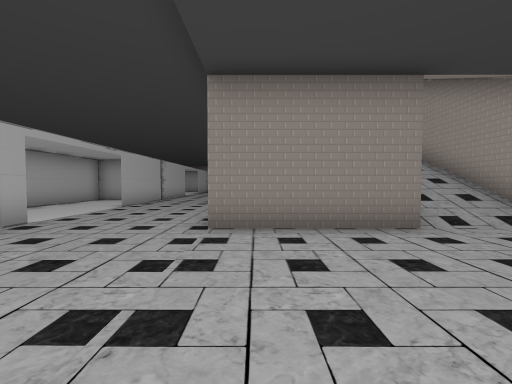
[1] (above)

24 first-person views from a walk through a scene from a Unity 3-D project. The camera is 1.5 m above the floor, tilts 2° down and sees 90° across. The floor is counted in squares, 2 m on a side. Each view is taken from the middle of a square. On the plan, view 1 faces up. The plan holds only what a view shows up to about 9 squares ahead; the rest is blank. The place goes on beyond the plan.

[2]
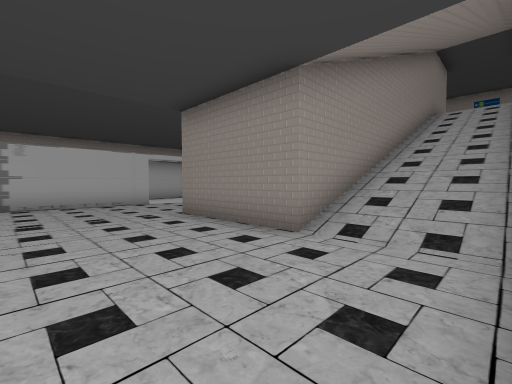

[3]
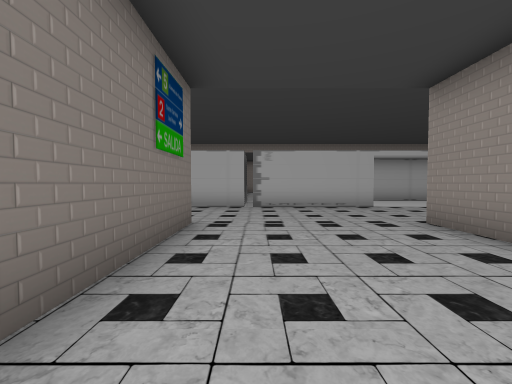

[4]
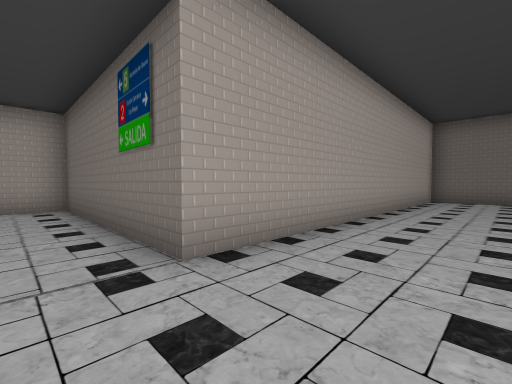

[5]
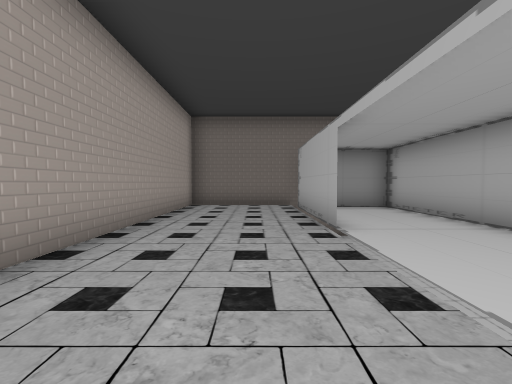

[6]
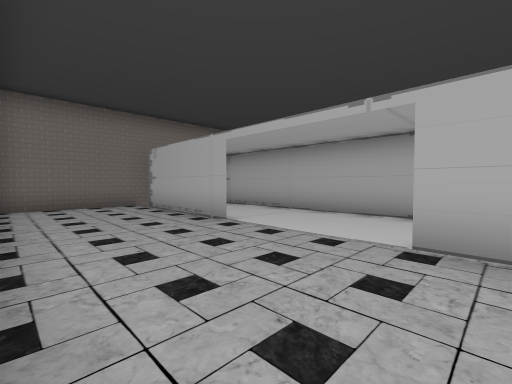

[7]
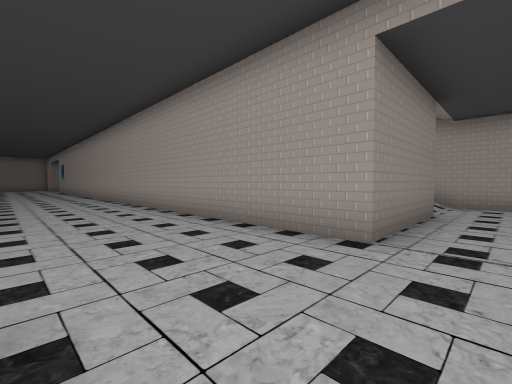

[8]
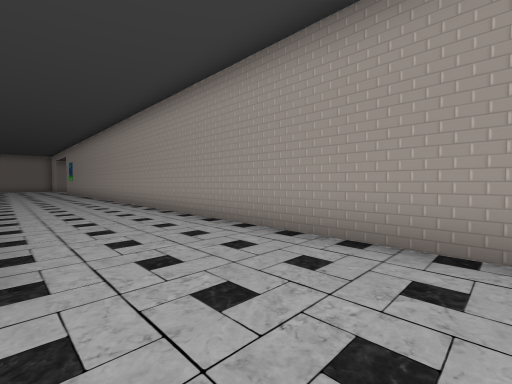

[9]
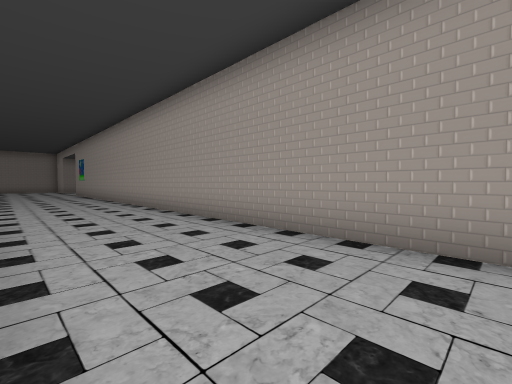

[10]
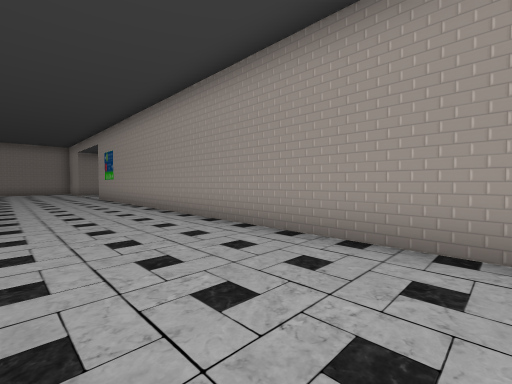

[11]
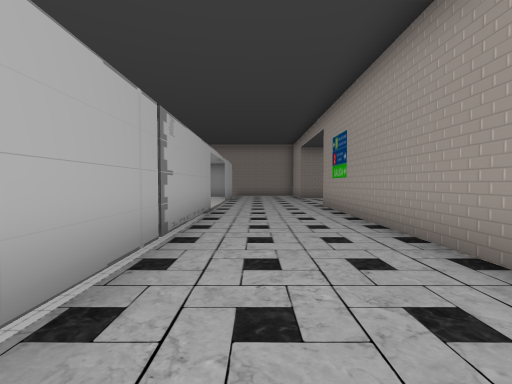

[12]
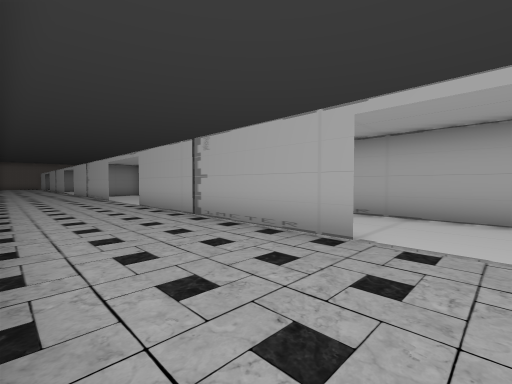

[13]
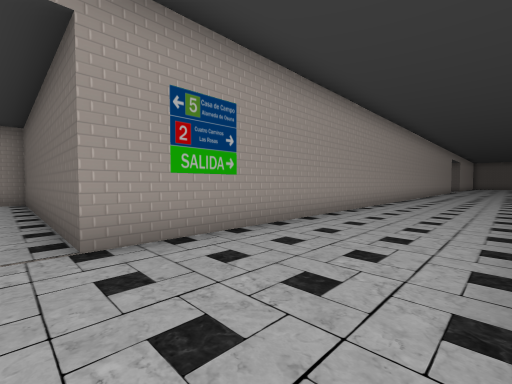

[14]
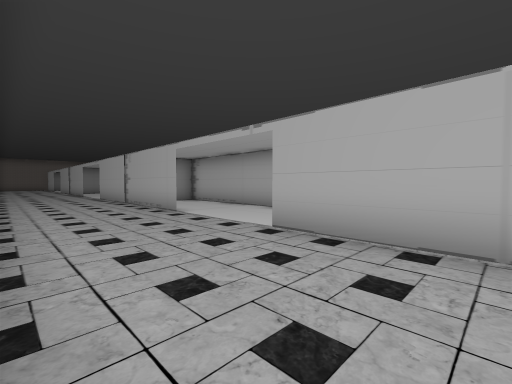

[15]
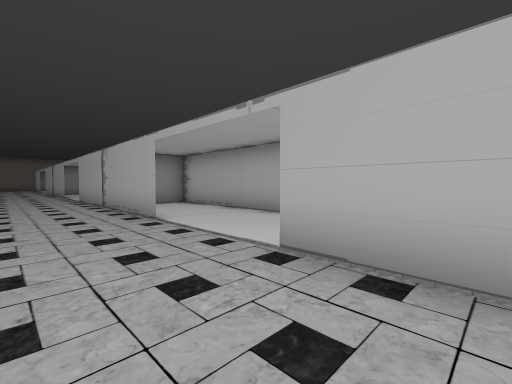

[16]
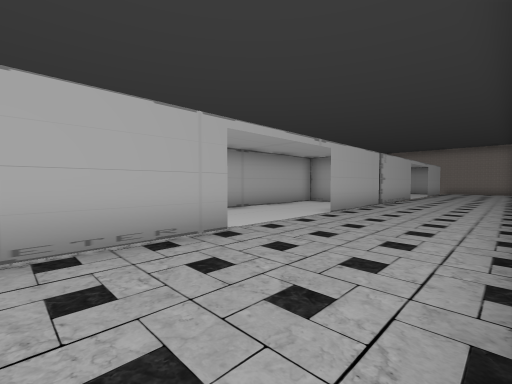

[17]
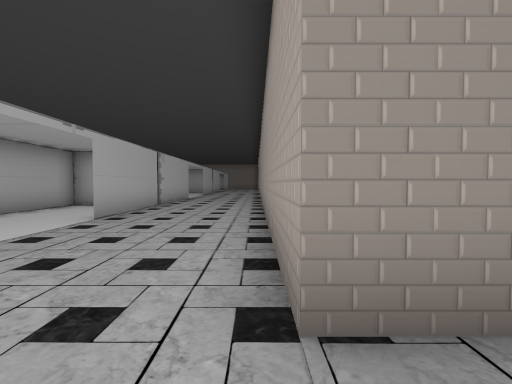

[18]
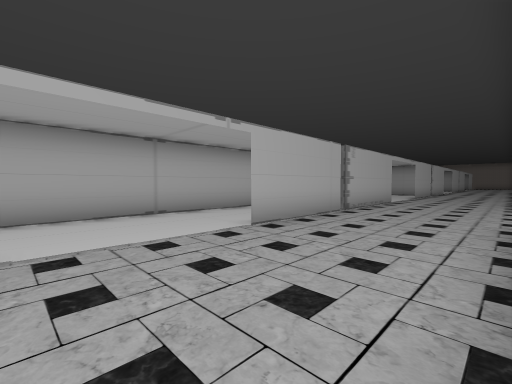

[19]
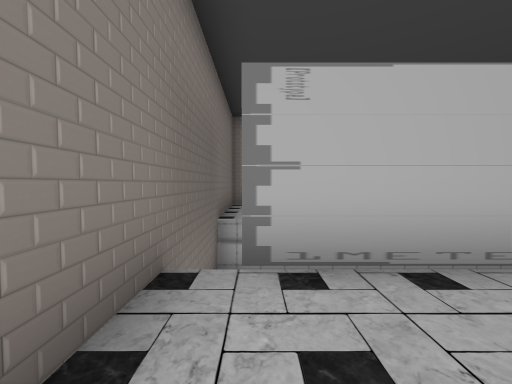

[20]
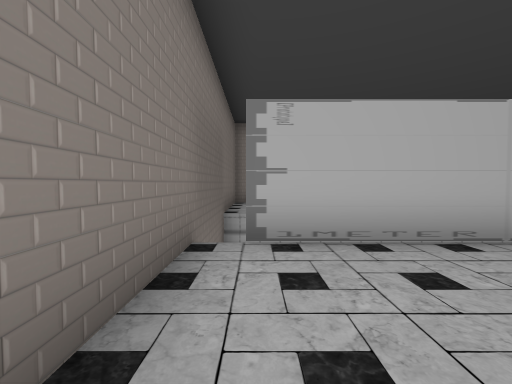

[21]
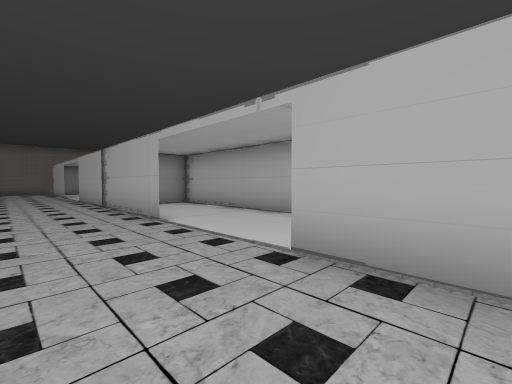

[22]
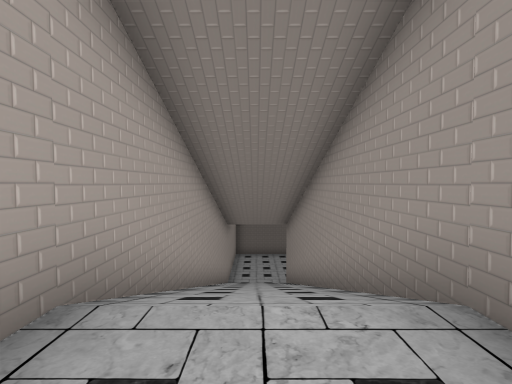

[23]
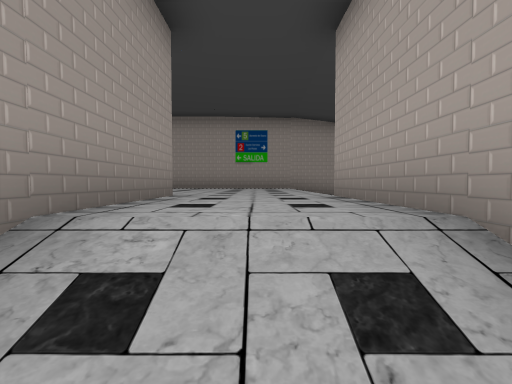

[24]
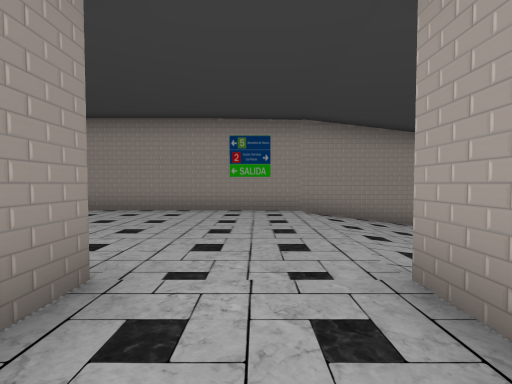

### Floor plan
Key: @ floor where view 1 was taken; # wall or solid block; x gap in a wall; . main floor; : floor 7 m higher than the main floor; / step, stairs or slope; v drop or lower ground.
Columns run from 11 left of view 1 to 8 right of it. Each row starts with its distance up from view 1.
 28     # .............#
 27     #......#########
 26     #.#....#
 25     # #....#
 24       #....#
 23       #....#
 22       #....#
 21       #.../#########
 20     ###.../::::::///
 19     ###.../ ::::://
 18     #  .../ ::::://
 17     #  .../  ::::/
 16     ###.../###:::#
 15     ###....###:::#
 14     ###....###:::#
 13     ###....###///#
 12     ###....###///#
 11     ###....###///#
 10     ###....###///#
  9     ###....###///#
  8     ###....###///#
  7     #  ....###///#
  6     #  ....###///#
  5     ###....###///#
  4     ###..........#
  3     ###..........#
  2     ###..........#
  1     # #..........#
  0     # #....@.....#
 -1     #.#....#######
 -2     #.#....#
 -3     #......#
 -4     #......#
 -5     #......#
 -6     #......#
 -7     #.#....#
 -8     #.#....#
 -9     #.#....#
-10   ..xvx....#
-11 ############

Positions as (right, up) in squares from view 1, and headings:
1: (0, 0), facing up
2: (5, 1), facing up-left
3: (4, 1), facing left
4: (-3, 1), facing down-right
5: (-3, -2), facing down
6: (-1, -2), facing down-left
7: (-4, 3), facing up-right
8: (-4, 6), facing up-right
9: (-4, 9), facing up-right
10: (-4, 14), facing up-right
11: (-3, 19), facing up
12: (-1, 28), facing down-left
13: (-4, 28), facing down-right
14: (-1, 22), facing down-left
15: (-2, 21), facing down-left
16: (-1, 13), facing up-left
17: (-1, 3), facing up
18: (-1, -6), facing up-left
19: (-2, -10), facing left
20: (-1, -10), facing left
21: (-2, 10), facing down-left
22: (4, 15), facing down
23: (4, 12), facing up
24: (4, 14), facing up
